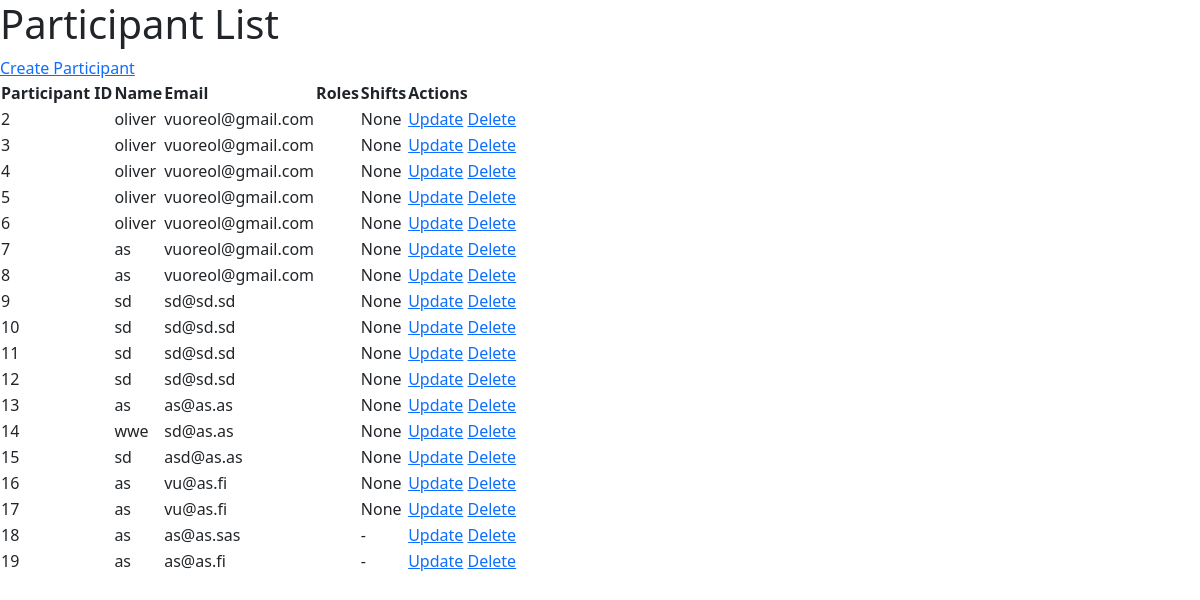
Before: / with the older database file.
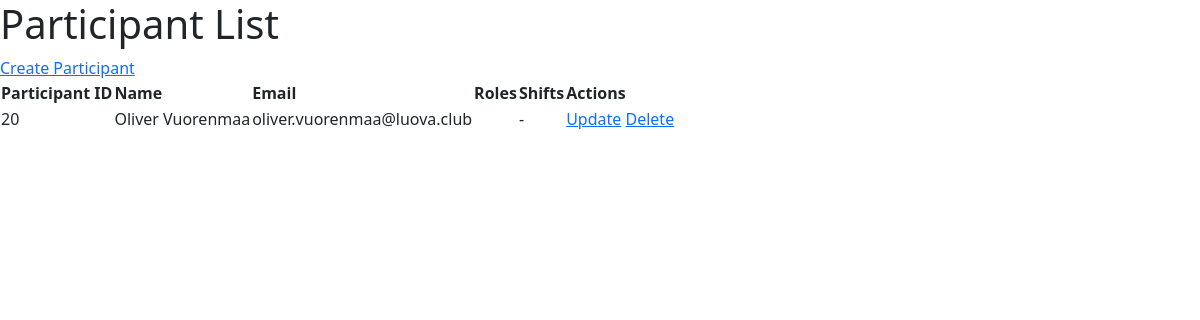
After: the same page with the newer database file.
### support_signup/models.py (models this page shows, shortened)
class Participant(models.Model):
    name = models.CharField(max_length=100)
    email = models.EmailField()
    shifts = models.ManyToManyField('SupportRoleShift', through='ParticipantShift')

class SupportRoleShift(models.Model):
    date = models.DateField(default=timezone.now)
    start_time = models.TimeField()
    end_time = models.TimeField()

### support_signup/views.py (the view)
# urls.py: path('', ParticipantListView.as_view(), name='participant_list'),
class ParticipantListView(ListView):
    model = Participant

### support_signup/templates/support_signup/participant_list.html (shortened to what this page needs)
{% extends 'base.html' %}
{% block content %}
  <h1>Participant List</h1>
  <a href="{% url 'participant_create' %}">Create Participant</a>
  <table>
    <thead>
      <tr>
        <th>Participant ID</th>
        <th>Name</th>
        <th>Email</th>
        <th>Roles</th>
        <th>Shifts</th>
        <th>Actions</th>
      </tr>
    </thead>
    <tbody>
      {% for participant in object_list %}
        <tr>
          <td>{{ participant.id }}</td>
          <td>{{ participant.name }}</td>
          <td>{{ participant.email }}</td>
          <td>
          </td>
          <td>
            {% for shift in participant.shifts.all %}
              {{ shift.role.name }} - {{ shift.shift }}{% if not forloop.last %}, {% endif %}
            {% empty %}
              None
            {% endfor %}
          </td>
          <td>
            <a href="{% url 'participant_update' participant.id %}">Update</a>
            <a href="{% url 'participant_delete' participant.id %}">Delete</a>
          </td>
        </tr>
      {% empty %}
        <tr>
          <td colspan="7">No participants found.</td>
        </tr>
      {% endfor %}
    </tbody>
  </table>
{% endblock %}

Changed rows visible on the page:
removed Participant: id "2", name "oliver", email "vuoreol@gmail.com"
removed Participant: id "3", name "oliver", email "vuoreol@gmail.com"
removed Participant: id "4", name "oliver", email "vuoreol@gmail.com"
removed Participant: id "5", name "oliver", email "vuoreol@gmail.com"
removed Participant: id "6", name "oliver", email "vuoreol@gmail.com"
removed Participant: id "7", name "as", email "vuoreol@gmail.com"
removed Participant: id "8", name "as", email "vuoreol@gmail.com"
removed Participant: id "9", name "sd", email "sd@sd.sd"
removed Participant: id "10", name "sd", email "sd@sd.sd"
removed Participant: id "11", name "sd", email "sd@sd.sd"
removed Participant: id "12", name "sd", email "sd@sd.sd"
removed Participant: id "13", name "as", email "as@as.as"
removed Participant: id "14", name "wwe", email "sd@as.as"
removed Participant: id "15", name "sd", email "asd@as.as"
removed Participant: id "16", name "as", email "vu@as.fi"
removed Participant: id "17", name "as", email "vu@as.fi"
removed Participant: id "18", name "as", email "as@as.sas"
removed Participant: id "19", name "as", email "as@as.fi"
added Participant: id "20", name "Oliver Vuorenmaa", email "oliver.vuorenmaa@luova.club"
